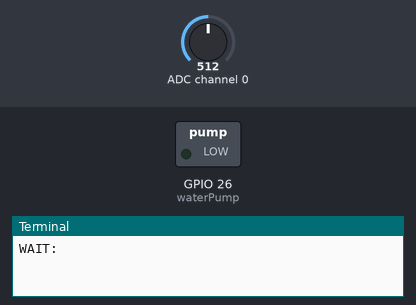
Recording of a program running on a simulated Raspberry Pi (BCM pin numbers). Parts: switched loads named in the program (green lamp = pin HIGH), the last lines printed to the terminal. The inputs (shaded band) are chosen by the test bench; at power-on: ADC channel 0 = 512 (analog values on the 0–1023 scale). The clock reads 2024-03-15 10:24:30 at power-on unless the program sets it.

Above: at 1.2 s.
1.3 s: ADC channel 0 set to 106
6.5 s: ADC channel 0 set to 92
At 10.8 s:
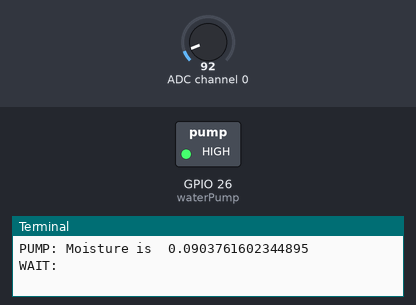
Timing chart, 0 to 17.5 s (numbered marks = the images above; inputs shaded):
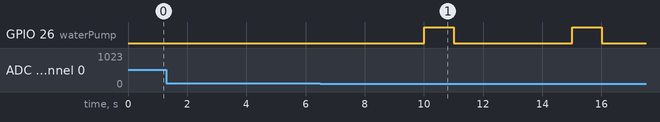

Measured:
- the behaviour switches between 102 and 101 on ADC channel 0 (found by bisection; images 0 and 1)
- after the input at 6.5 s, GPIO 26 (waterPump): alternates HIGH for 1.0 s and LOW for 4.0 s, starting after 3.5 s

The program:

keepwatered.py
```python
from gpiozero import MCP3008, DigitalOutputDevice
from datetime import datetime
import time
import signal

moistureSensor = MCP3008(channel = 0)
waterPump = DigitalOutputDevice(26)

# handle interrupts
def controlC (sig, frame):
    waterPump.close()
    exit(0)

signal.signal(signal.SIGINT, controlC)

# water the plant
while True:
    print("WAIT: ")
    time.sleep(5) # wait for five seconds
    print("CHECK: ", datetime.now(tz=None), "-", moistureSensor.value)
    if (moistureSensor.value < .1):
        print("PUMP: Moisture is ", moistureSensor.value)
        waterPump.blink(on_time = 1, off_time = 1, n = 1) # pump once
    else:
        print("Soil Moisture is okay.")
        
```
